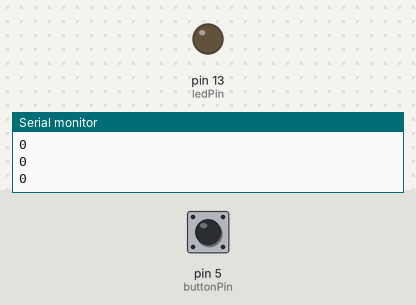
A sketch run on a simulated Arduino Uno, built with avr-gcc and run on an emulated ATmega328P. On the bench: output pins drawn as LEDs (lit = HIGH), the last lines printed to the serial monitor. The inputs (shaded band) are chosen by the test bench; at power-on: pin 5 (buttonPin) LOW.

Above: at 1.2 s.
1.3 s: pin 5 (buttonPin) pulled HIGH for 0.15 s
At 1.37 s:
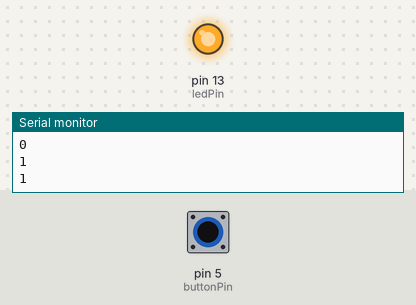
2.9 s: pin 5 (buttonPin) pulled HIGH for 3.2 s
At 6.8 s:
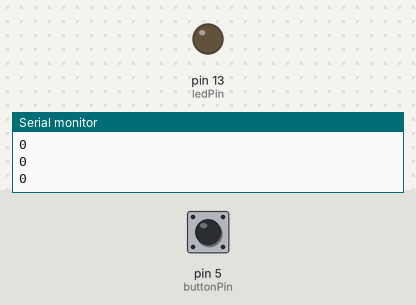
Timing chart, 0 to 8.3 s (numbered marks = the images above; inputs shaded):
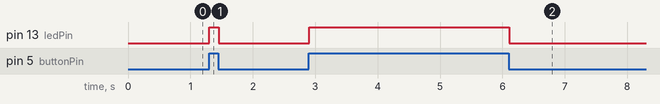

Measured:
- after the input at 1.3 s, pin 13 (ledPin): LOW → HIGH at once, → LOW 0.15 s later
- after the input at 2.9 s, pin 13 (ledPin): LOW → HIGH at once, → LOW 3.2 s later

The sketch:

Cod_Dados_Porta_Serial.ino
```cpp
// Definindo os pinos e algumas variáveis
const int ledPin = 13; // Pino do LED
const int buttonPin = 5; // Pino do Botão
int Estbutton = 0; // Estado atual

void setup() {
  // Configurando o pino do Led como saída, e o do Botão, como entrada
  pinMode(ledPin, OUTPUT);
  pinMode(buttonPin, INPUT);
  digitalWrite(ledPin, LOW); // Estado inicial do LED é em baixo (LOW)
  Serial.begin(9600); // Inicializa a comunicação serial a 9600 bps. Isso é necessário para começar a enviar dados ao Serial Monitor
}

void loop() {
Estbutton = digitalRead(buttonPin); // O estado do botão recebe a leitura atual do botão
 if (Estbutton == HIGH) { // Se o botão estiver pressionado
    digitalWrite(ledPin, HIGH); // Liga o LED
  } else { // Se não
    digitalWrite(ledPin, LOW); // Desliga o LED
  }
Serial.println(Estbutton); // Mostre o estado do botão no Serial Monitor
delay(50); // Debouncing
}
```
